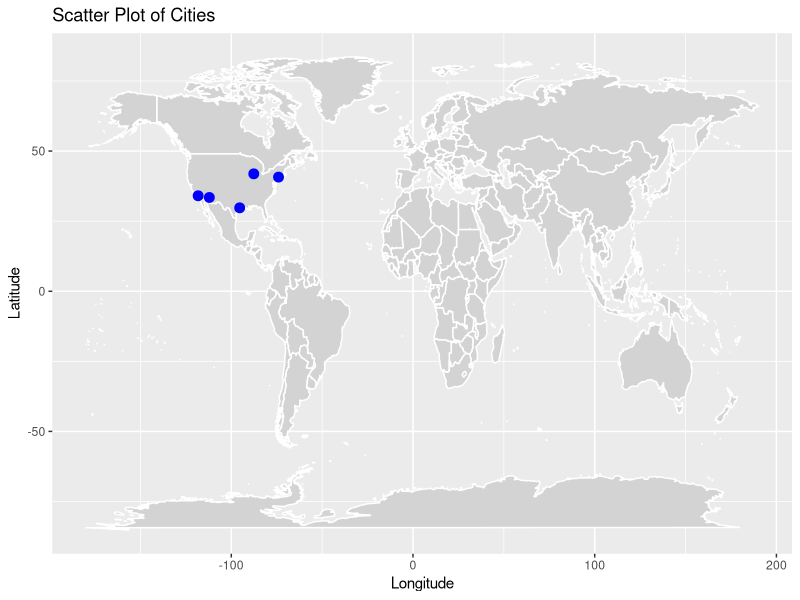
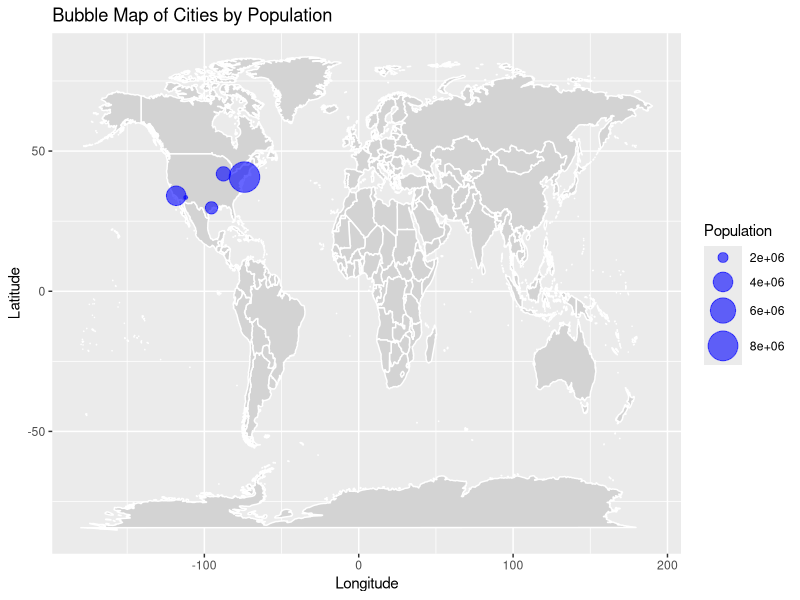
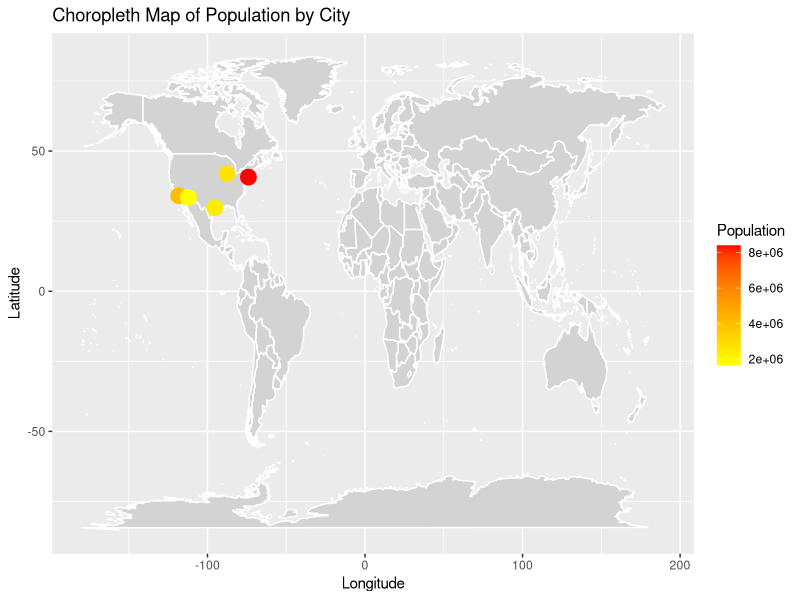
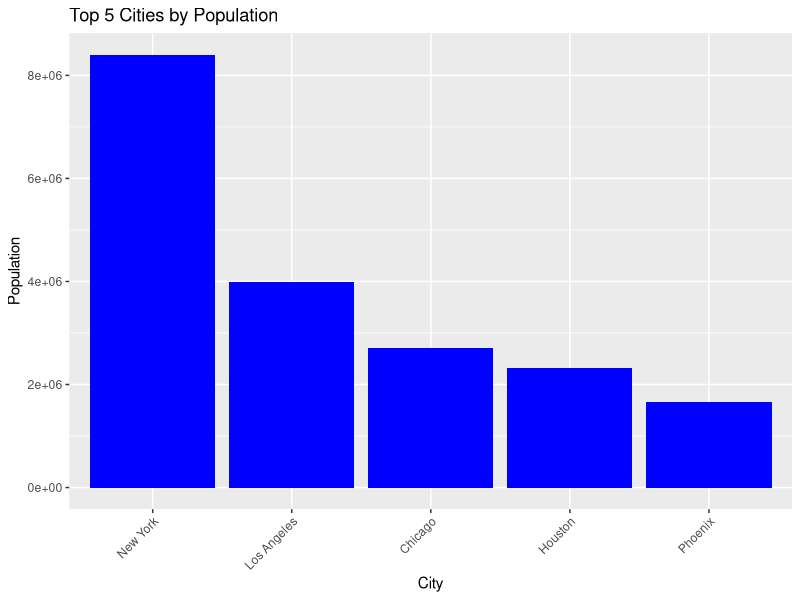
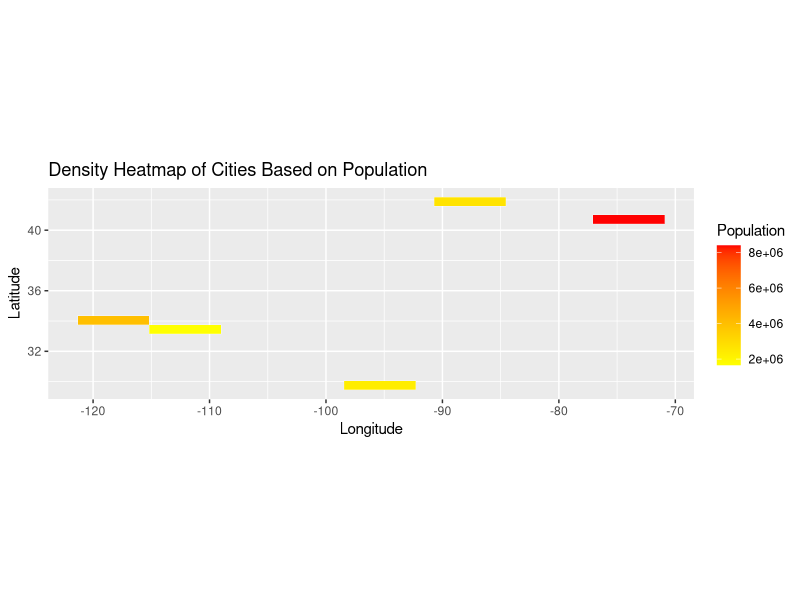

Recreate these plots in R, in order.
library(ggplot2)
library(maps)
library(dplyr)

cities <- data.frame(
  City = c("New York", "Los Angeles", "Chicago", "Houston", "Phoenix"),
  Latitude = c(40.7128, 34.0522, 41.8781, 29.7604, 33.4484),
  Longitude = c(-74.0060, -118.2437, -87.6298, -95.3698, -112.0740),
  Population = c(8398748, 3990456, 2705994, 2325502, 1660272)
)

world_map <- map_data("world")
ggplot() +
  geom_polygon(data = world_map, aes(x = long, y = lat, group = group), fill = "lightgray", color = "white") +
  geom_point(data = cities, aes(x = Longitude, y = Latitude), color = "blue", size = 3) +
  ggtitle("Scatter Plot of Cities") +
  xlab("Longitude") +
  ylab("Latitude")

ggplot() +
  geom_polygon(data = world_map, aes(x = long, y = lat, group = group), fill = "lightgray", color = "white") +
  geom_point(data = cities, aes(x = Longitude, y = Latitude, size = Population), color = "blue", alpha = 0.6) +
  scale_size_continuous(range = c(1, 10)) +
  ggtitle("Bubble Map of Cities by Population") +
  xlab("Longitude") +
  ylab("Latitude")

ggplot() +
  geom_polygon(data = world_map, aes(x = long, y = lat, group = group), fill = "lightgray", color = "white") +
  geom_point(data = cities, aes(x = Longitude, y = Latitude, color = Population), size = 5) +
  scale_color_gradient(low = "yellow", high = "red") +
  ggtitle("Choropleth Map of Population by City") +
  xlab("Longitude") +
  ylab("Latitude")

ggplot(cities %>% arrange(desc(Population)), aes(x = reorder(City, -Population), y = Population)) +
  geom_bar(stat = "identity", fill = "blue") +
  labs(title = "Top 5 Cities by Population", x = "City", y = "Population") +
  theme(axis.text.x = element_text(angle = 45, hjust = 1))

ggplot(cities, aes(x = Longitude, y = Latitude, fill = Population)) +
  geom_tile(color = "white") +
  scale_fill_gradient(low = "yellow", high = "red", name = "Population") +
  labs(title = "Density Heatmap of Cities Based on Population", x = "Longitude", y = "Latitude") +
  coord_fixed(ratio = 1.3)